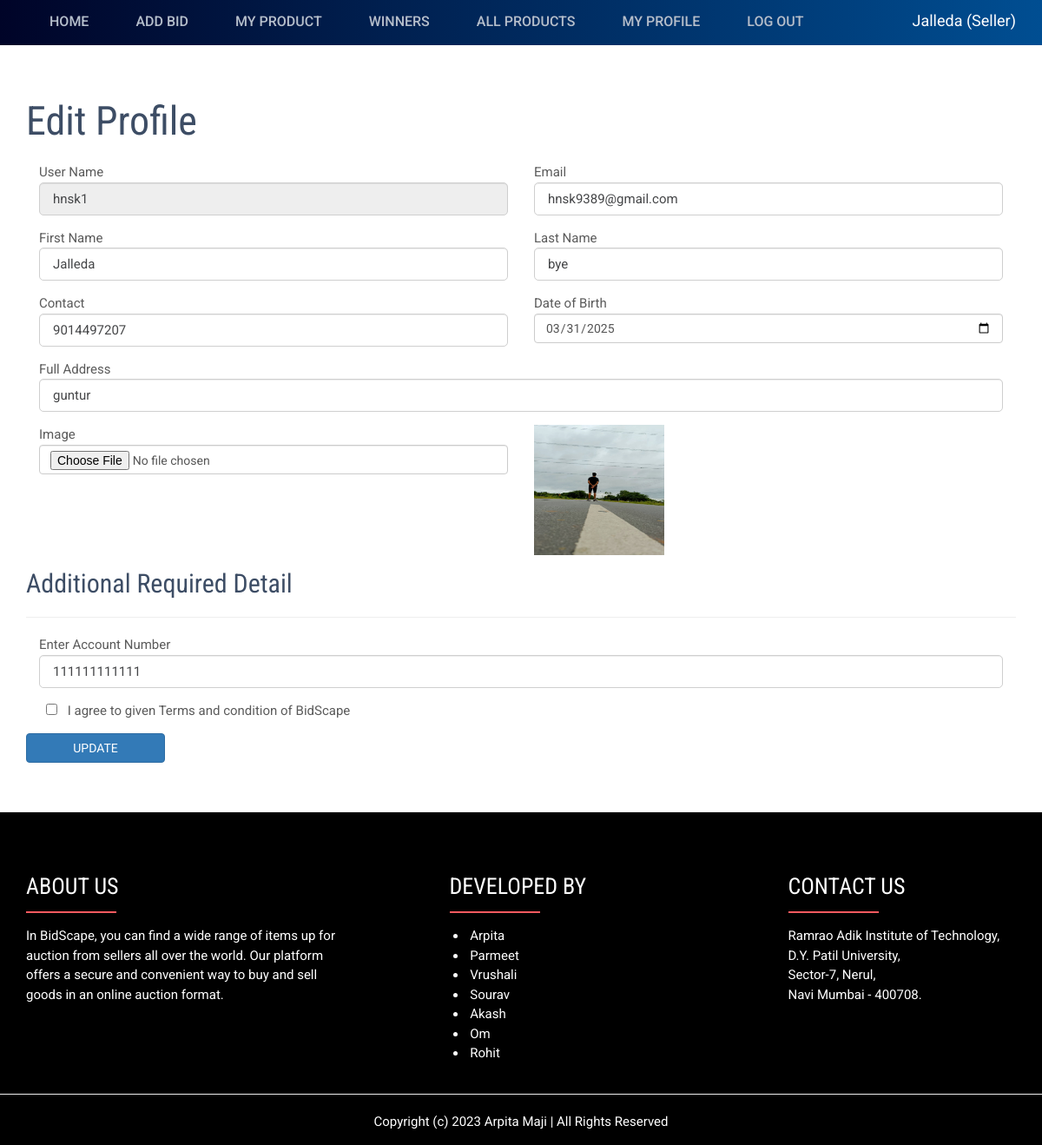
Page /edit_profile (signed in) on the committed database.
### bid_app/models.py (models this page shows, shortened)
class AuctionUser(models.Model):
    user = models.ForeignKey(User,on_delete=models.CASCADE,null=True, blank=True)
    dob = models.DateField(null=True, blank=True)
    address = models.CharField(max_length=100,null=True, blank=True)
    contact = models.CharField(max_length=10,null=True, blank=True)
    image = models.FileField(null=True, blank=True)
    user_type = models.CharField(max_length=100,null=True, blank=True)
    status = models.CharField(max_length=100,null=True, blank=True, default="pending")
    membership = models.ForeignKey(Member_fee,on_delete=models.CASCADE,null=True, blank=True)
    created = models.DateTimeField(auto_now_add=True)
    bank_statement = models.FileField(null=True, blank=True)
    account_number = models.CharField(max_length=100,null=True, blank=True)
    agree = models.BooleanField(null=True, blank=True)
    email_verification = models.BooleanField(null=True, blank=True)
    otp = models.CharField(max_length=100,null=True, blank=True)

### bid_app/views.py (the view, shortened to what this page needs)
# urls.py: path('edit_profile', Edit_profile, name="edit_profile"),
def Edit_profile(request):
    if not request.user.is_authenticated:
        return redirect('login')
    pro = AuctionUser.objects.get(user=request.user)
    d = {'pro':pro}
    return render(request, 'edit_profile.html',d)

### bid_app/templates/edit_profile.html (shortened to what this page needs)
{% extends 'index.html' %}
{% load static %}
{% block body %}
<div id="inner_banner" class="inner_banner_section" style="margin-top:5%">
  <div class="container">
    <div class="row">
      <div class="col-md-12">
        <div class="full">
          <div class="title-holder">
            <div class="title-holder-cell text-left">
              <h1 class="page-title">Edit Profile</h1>
            </div>
          </div>
        </div>
      </div>
    </div>
  </div>
</div>
  <div class="container">
    <div class="row">
          <div class="full">
            <div class="col-lg-12 col-md-12 col-sm-12 col-xs-12 contant_form">
              <div class="form_section">
                <form method="post" action="" enctype="multipart/form-data">
                <div class="form-row">
                  <div class="form-group col-md-6">
                    <label for="inputEmail4">User Name</label>
                    <input type="text" class="form-control" name="uname" value="{{pro.user.username}}" id="inputEmail4" readonly>
                  </div>
                  <div class="form-group col-md-6">
                    <label for="exampleInputEmail1">Email</label>
                    <input type="email" class="form-control" id="exampleInputEmail1" aria-describedby="emailHelp" name="email" value="{{pro.user.email}}">
                  </div>
                </div>
                <div class="form-row">
                    <div class="form-group col-md-6">
                      <label for="inputEmail4">First Name</label>
                      <input type="text" class="form-control" value="{{pro.user.first_name}}" name="fname" id="inputEmail4">
                    </div>
                  <div class="form-group col-md-6">
                    <label for="inputPassword4">Last Name</label>
                    <input type="text" class="form-control" name="lname" value="{{pro.user.last_name}}" id="inputPassword4">
                  </div>
                </div>
                <div class="form-row">
                  <div class="form-group col-md-6">
                    <label for="exampleInputPassword1">Contact</label>
                    <input type="text" class="form-control" id="exampleInputPassword1" value="{{pro.contact}}" name="contact">
                  </div>
                  <div class="form-group col-md-6">
                    <label for="exampleInputPassword1">Date of Birth</label>
                    <input type="date" class="form-control" id="exampleInputPassword1" name="date" value="{{pro.dob|date:'Y-m-d'}}">
                  </div>
                </div>
                <div class="form-row">
                  <div class="form-group col-md-12">
                  <label for="exampleInputPassword1">Full Address</label>
                  <input type="text" class="form-control" id="exampleInputPassword1" value="{{pro.address}}" name="add">
                </div>
                <div class="form-row">
                  <div class="form-group col-md-6">
                      <label for="exampleInputPassword1">Image</label>
                      <input type="file" class="form-control" id="exampleInputPassword1" name="img" value="choose file">
                  </div>
                  <div class="form-group col-md-6">
                      <img src="{{pro.image.url}}" style="width:150px;height:150px">
                  </div>
                </div>
                <h4>Additional Required Detail</h4><hr>
                  <div class="form-group col-md-12">
                    <label for="exampleInputPassword1">Enter Account Number</label>
                    <input type="text" class="form-control" id="exampleInputPassword1" name="account_number" value="{% if pro.account_number %}{{pro.account_number}}{% endif %}" placeholder="Enter Your Account Number" required>
                  </div>
                </div><br>
                <div class="form-row">
                  <div class="form-group col-md-12">
                    <input type="checkbox" class="form-control-check" id="exampleInputPassword1" name="terms" required>
                   I agree to given Terms and condition of BidScape
                  </div>
                </div>
              <button type="submit" class="btn btn-primary" style="margin-bottom:5%">update</button>
            </form>
              </div>
            </div>
      </div>
    </div>
  </div>
{% endblock %}

### bid_app/templates/index.html (shortened to what this page needs)
<!DOCTYPE html>
{% load static %}
<html class="no-js">
<head id="Head1">
<link rel="stylesheet" href="{% static 'assets/plugins/bootstrap/css/bootstrap.min.css' %}" />
<link rel="stylesheet" href="{% static 'assets/plugins/font-awesome/css/font-awesome.min.css' %}" />
<link rel="stylesheet" href="{% static 'css/style.css' %}" />
<link rel="stylesheet" href="{% static 'css/vendor/venobox.css' %}" />
<link rel="stylesheet" href="{% static 'css/rain.style.css' %}" />
<link rel="stylesheet" href="{% static 'css/responsive.css' %}" />
    </head>
</head>
<body class="home">
                <div class="navigation-row">
                    <nav id="mainmenu">
                        <div class="wrap">
                            <ul>
                                {% if request.user.is_authenticated and request.user.auctionuser_set.all.0.user_type == "Seller" %}
                                <li><a href="/" title="Auction-Home">Home</a></li>
                                    <li><a href="/add_product" title="Add Bid">Add Bid</a></li>
                                    <li><a href="/view_product" title="View Bid">My Product</a></li>
                                    <li><a href="/meetwinners/" title="Meet Winners">Winners</a></li>
                                    <li><a href="/all_product/" title="Hot Products">All Products</a></li>
                                    <li><a href="/profile/{{request.user.id}}" title="My Profile">My Profile</a></li>
                                    <li><a href="/logout" title="Logout">Log out</a></li>
                                    <div class="user-login">
                                        <p style="color:white">{{request.user.first_name}} ({{request.user.auctionuser_set.all.0.user_type}})</p>
                                    </div>
                                {% else %}
                                    <li><a href="/" title="Auction-Home">Home</a></li>
                                    <li><a href="/about" title="About Us">About Us</a></li>
                                    <li><a href="/loginadmin" title="Login">Admin Login</a></li>
                                    <li><a href="/login" title="Login">Login</a></li>
                                    <li><a href="/signup" title="Signup">Sign up</a></li>
                                {% endif %}
                            </ul>
                        </div>
                    </nav>
                </div>
           {% block body %}
           {% endblock %}
                        <footer id="footer" class="footer-1" style="color: white;background-color: black;">
                            <div class="main-footer widgets-dark typo-light">
                            <div class="container">
                            <div class="row">
                              <div class="col-xs-12 col-sm-6 col-md-4">
                            <div class="widget subscribe no-box ">
                            <h5 class="widget-title about" style="color:white;">ABOUT US</h5>
                            <p>In BidScape, you can find a wide range of items up for auction from sellers all over the world. Our platform offers a secure and convenient way to buy and sell goods in an online auction format.
                            </p>
                            </div>
                            </div>
                            <div class="col-xs-12 col-sm-6 col-md-1">
            </div>
                            <div class="col-xs-12 col-sm-6 col-md-3">
                            <div class="widget no-box">
                            <h5 class="widget-title about" style="color:white;">DEVELOPED BY</h5>
                            <ul class="thumbnail-widget">
                            <li>
                            <div class="thumb-content">&nbsp;Arpita</div>
                            </li>
                            <li>
                            <div class="thumb-content">&nbsp;Parmeet</div>
                            </li>
                            <li>
                                <div class="thumb-content">&nbsp;Vrushali</div>
                            </li>
                            <li>
                                <div class="thumb-content">&nbsp;Sourav</div>
                            </li>
                            <li>
                                <div class="thumb-content">&nbsp;Akash</div>
                            </li>
                            <li>
                                <div class="thumb-content">&nbsp;Om</div>
                            </li>
                            <li>
                                <div class="thumb-content">&nbsp;Rohit</div>
                            </li>
                            </ul>
                            </div>
                            </div>
                            <div class="col-xs-12 col-sm-6 col-md-1">
            </div>
                            <div class="col-xs-12 col-sm-6 col-md-3">
                            <div class="widget no-box">
                            <h5 class="widget-title about" style="color:white;">CONTACT US</h5>
                                        <p>Ramrao Adik Institute of Technology, D.Y. Patil University,<br>Sector-7, Nerul,<br>Navi Mumbai - 400708.</p>
                            </div>
                            </div>
                            </div>
                            </div>
                              <hr style="height:0.5px;color:gray;background-color:gray;">
                            <div class="footer-copyright">
                            <div class="container">
                            <div class="row">
                            <div class="col-md-12 text-center">
                            <p>Copyright (c) 2023 Arpita Maji | All Rights Reserved</p>
                            </div>
                            </div>
                            </div>
                            </div>
                            </footer>
</body>
</html>

### bid_app/static/css/responsive.css (style rules this page uses)
@media only screen and (min-width: 768px) { .user-login form, #mainmenu ul, .account-bar > ul { display:block !important; } }
@media only screen and (min-width: 1001px) and (max-width: 1200px) { .wrap { width:auto; padding:0 15px; } }
@media only screen and (min-width: 1001px) and (max-width: 1200px) { img { max-width: 100%; width:auto; height:auto; } }
@media only screen and (min-width: 1001px) and (max-width: 1200px) { .user-login { margin:10px 0 0; } }

### bid_app/templates/index.html (style rules this page uses)
.about:after { content:""; display:block; width: 4em; max-width:70%; border-bottom: 0.1em solid #FF5A5F; margin: 0.5em 0 0.5em 0; }

### rows in the picture
AuctionUser: uname "hnsk1", email "hnsk9389@gmail.com", fname "Jalleda", lname "bye", contact "9014497207", date "03/31/2025", add "guntur", image (picture), account_number "111111111111"

### other values in the picture
{{ request.user.first_name }} "Jalleda"
{{ request.user.auctionuser_set.all.0.user_type }} "Seller"
